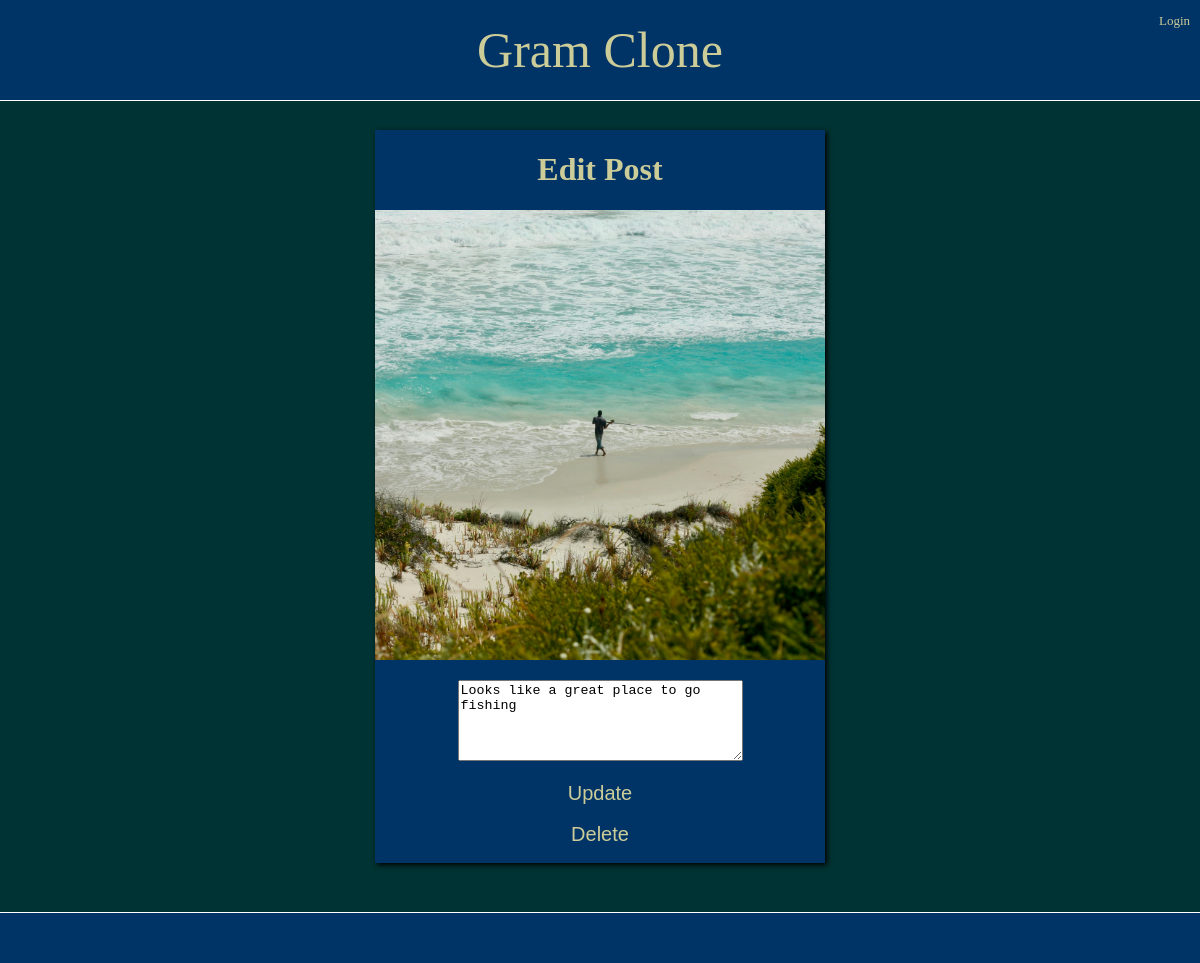
Screenshot of /28/edit_post with the database file from the repository.
### Users/models.py (models this page shows)
class GramPost(models.Model):
    user = models.ForeignKey(User, on_delete=models.CASCADE, default=1)
    image = models.ImageField(
        upload_to="static/images/",
        height_field=None,
        width_field=None,
        max_length=100,
    )
    blurb = models.TextField()
    time = models.DateTimeField(default=timezone.now)
    likes = models.IntegerField(default=0)

### Users/views.py (the view)
# urls.py: path("<int:pk>/edit_post", views.edit_post, name="edit_post"),
def edit_post(request, pk):
    grampost = GramPost.objects.get(pk=pk)
    form = GramPostForm(instance=grampost)
    if "update" in request.POST:
        form = GramPostForm(request.POST, instance=grampost)
        if form.is_valid():
            form.save()
        return redirect("/profile/")
    if "delete" in request.POST:
        grampost.delete()
        return redirect("/profile/")
    return render(request, "edit_post.html", {"form": form, "post": grampost})

### Users/forms.py
class GramPostForm(forms.ModelForm):
    class Meta:
        model = GramPost
        fields = ["image", "blurb"]

### templates/edit_post.html (shortened to what this page needs)
{% include 'base.html' %}{% block content %}
<div class="page-content">
  <div class="edit-post">
    <h1>Edit Post</h1>
    <img src="{{ post.image.url }}" alt="img" width="450px" />
    <form method="POST">
      <p>
        <textarea name="blurb" rows="5" cols="33">{{ post.blurb }}</textarea>
      </p>
      <p><button type="submit" name="update">Update</button></p>
      <p><button type="submit" name="delete">Delete</button></p>
    </form>
  </div>
</div>
{% endblock %}

### static/css/style.css (style rules this page uses)
body { background: #003333; margin: 0; padding: 0; }
.page-content { overflow: scroll; display: flex; flex-direction: column; padding-top: 15vh; padding-bottom: 100px; color: #CCCC99; }
form button { font-size: 20px; border: none; background: #003366; color: #CCCC99; cursor: pointer; }
.edit-post { background: #003366; width: 450px; display: block; margin-top: 10px; margin-left: auto; margin-right: auto; text-align: center; box-shadow: 2px 2px 5px black; }
.edit-post img { width: 450px; }

### rows the page displays
GramPost: image (picture), blurb "Looks like a great place to go fishing"
